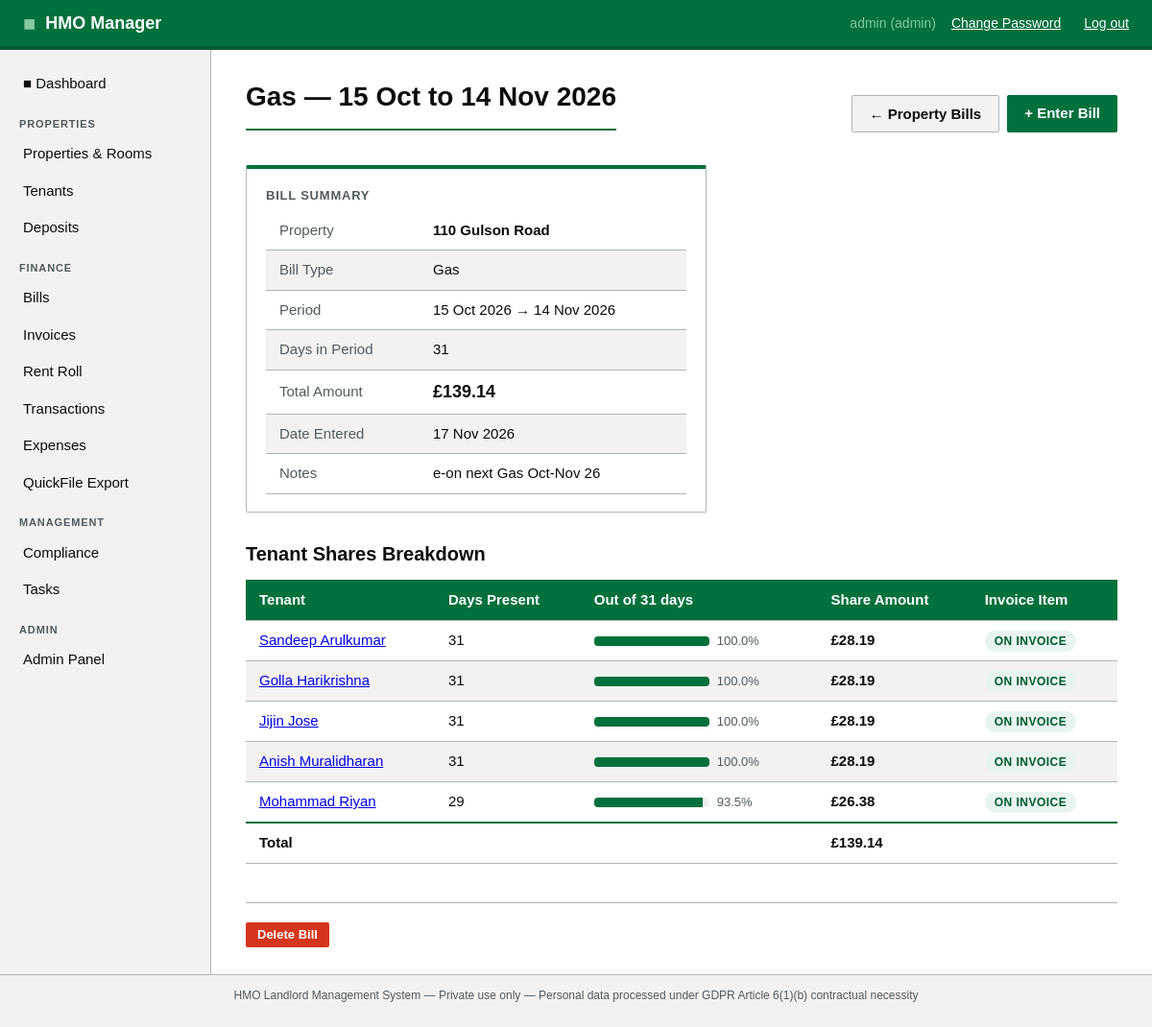
/bills/1 (signed in), run on the app's committed database.
### app/models.py (models this page shows, shortened)
class User(UserMixin, db.Model):
    __tablename__ = 'users'
    id = db.Column(db.Integer, primary_key=True)
    username = db.Column(db.String(64), unique=True, nullable=False)
    email = db.Column(db.String(120), unique=True, nullable=False)
    password_hash = db.Column(db.String(256), nullable=False)
    role = db.Column(db.String(20), default='landlord')  # admin / landlord / tenant
    is_active = db.Column(db.Boolean, default=True)
    created_at = db.Column(db.DateTime, default=datetime.utcnow)
    properties = db.relationship('Property', backref='owner', lazy='dynamic')
    tenants = db.relationship('Tenant', backref='landlord', lazy='dynamic',
                               foreign_keys='Tenant.user_id')

class Bill(db.Model):
    __tablename__ = 'bills'
    id = db.Column(db.Integer, primary_key=True)
    property_id = db.Column(db.Integer, db.ForeignKey('properties.id'), nullable=False)
    user_id = db.Column(db.Integer, db.ForeignKey('users.id'), nullable=False)
    bill_type = db.Column(db.String(30), nullable=False)  # gas / electric / council_tax
    amount = db.Column(db.Numeric(10, 2), nullable=False)
    period_start = db.Column(db.Date, nullable=False)
    period_end = db.Column(db.Date, nullable=False)
    days_in_period = db.Column(db.Integer)
    is_shared = db.Column(db.Boolean, default=True)
    date_entered = db.Column(db.Date, default=datetime.utcnow)
    notes = db.Column(db.Text)
    shares = db.relationship('BillTenantShare', backref='bill', lazy='dynamic',
                              cascade='all, delete-orphan')

class Property(db.Model):
    __tablename__ = 'properties'
    id = db.Column(db.Integer, primary_key=True)
    user_id = db.Column(db.Integer, db.ForeignKey('users.id'), nullable=False)
    address_line1 = db.Column(db.String(200), nullable=False)
    address_line2 = db.Column(db.String(200))
    city = db.Column(db.String(100))
    postcode = db.Column(db.String(20))
    property_ref = db.Column(db.String(50))
    created_at = db.Column(db.DateTime, default=datetime.utcnow)
    rooms = db.relationship('Room', backref='property', lazy='dynamic',
                             cascade='all, delete-orphan')
    bills = db.relationship('Bill', backref='property', lazy='dynamic')
    compliance_docs = db.relationship('ComplianceDocument', backref='property', lazy='dynamic')
    tasks = db.relationship('Task', backref='property', lazy='dynamic')

class BillTenantShare(db.Model):
    __tablename__ = 'bill_tenant_shares'
    id = db.Column(db.Integer, primary_key=True)
    bill_id = db.Column(db.Integer, db.ForeignKey('bills.id'), nullable=False)
    tenant_id = db.Column(db.Integer, db.ForeignKey('tenants.id'), nullable=False)
    contract_id = db.Column(db.Integer, db.ForeignKey('tenant_contracts.id'), nullable=False)
    days_present = db.Column(db.Integer)
    share_amount = db.Column(db.Numeric(10, 2))
    invoice_item_id = db.Column(db.Integer, db.ForeignKey('invoice_items.id'), nullable=True)

class Tenant(db.Model):
    __tablename__ = 'tenants'
    id = db.Column(db.Integer, primary_key=True)
    user_id = db.Column(db.Integer, db.ForeignKey('users.id'), nullable=False)
    portal_user_id = db.Column(db.Integer, db.ForeignKey('users.id'), nullable=True)
    first_name = db.Column(db.String(100), nullable=False)
    last_name = db.Column(db.String(100), nullable=False)
    email = db.Column(db.String(120))
    phone = db.Column(db.String(30))
    date_of_birth = db.Column(db.Date)
    nationality = db.Column(db.String(100))
    student_status = db.Column(db.String(20))  # Student / Non-student
    student_id = db.Column(db.String(50))
    university = db.Column(db.String(200))
    course_title = db.Column(db.String(200))
    council_tax_ref = db.Column(db.String(100))
    council_tax_number = db.Column(db.String(100))
    right_to_rent_ref = db.Column(db.String(100))
    home_address = db.Column(db.Text)
    home_country = db.Column(db.String(100))
    invoice_account_number = db.Column(db.String(50))
    is_active = db.Column(db.Boolean, default=True)
    has_left = db.Column(db.Boolean, default=False)
    council_informed_in = db.Column(db.Date)
    council_informed_left = db.Column(db.Date)
    rent_balance = db.Column(db.Numeric(10, 2), default=0.00)
    bill_balance = db.Column(db.Numeric(10, 2), default=0.00)
    gdpr_consent = db.Column(db.Boolean, default=False)
    gdpr_consent_date = db.Column(db.DateTime)
    created_at = db.Column(db.DateTime, default=datetime.utcnow)
    contracts = db.relationship('TenantContract', backref='tenant', lazy='dynamic',
                                 foreign_keys='TenantContract.tenant_id')
    deposits = db.relationship('Deposit', backref='tenant', lazy='dynamic')
    transactions = db.relationship('Transaction', backref='tenant', lazy='dynamic')
    tasks = db.relationship('Task', backref='tenant', lazy='dynamic')
    @property
    def full_name(self):
        return f'{self.first_name} {self.last_name}'

### app/bills/routes.py (the view)
@bills_bp.route('/<int:bill_id>')
@login_required
@landlord_required
def view(bill_id):
    bill = get_bill_or_404(bill_id)
    shares = BillTenantShare.query.filter_by(bill_id=bill.id).all()
    for share in shares:
        share.tenant = Tenant.query.get(share.tenant_id)
    return render_template('bills/view.html', bill=bill, shares=shares)

### app/templates/bills/view.html (shortened to what this page needs)
{% extends "base.html" %}
{% block content %}
<div class="flex-between mb-2">
    <h1>
        {{ bill.bill_type|replace('_',' ')|title }}
        &mdash; {{ bill.period_start.strftime('%d %b') }}
        to {{ bill.period_end.strftime('%d %b %Y') }}
    </h1>
    <div style="display:flex; gap:8px;">
        <a href="{{ url_for('bills.by_property', property_id=bill.property_id) }}"
           class="btn btn-secondary">&larr; Property Bills</a>
        <a href="{{ url_for('bills.add') }}" class="btn btn-primary">+ Enter Bill</a>
    </div>
</div>
<div class="card" style="max-width: 480px; margin-bottom: 28px;">
    <div class="card-title">Bill Summary</div>
    <table style="margin:0;">
        <tr>
            <td style="color:var(--text-secondary); width:160px;">Property</td>
            <td><strong>{{ bill.property.address_line1 }}</strong></td>
        </tr>
        <tr>
            <td style="color:var(--text-secondary);">Bill Type</td>
            <td>{{ bill.bill_type|replace('_',' ')|title }}</td>
        </tr>
        <tr>
            <td style="color:var(--text-secondary);">Period</td>
            <td>
                {{ bill.period_start.strftime('%d %b %Y') }}
                &rarr; {{ bill.period_end.strftime('%d %b %Y') }}
            </td>
        </tr>
        <tr>
            <td style="color:var(--text-secondary);">Days in Period</td>
            <td>{{ bill.days_in_period }}</td>
        </tr>
        <tr>
            <td style="color:var(--text-secondary);">Total Amount</td>
            <td><strong style="font-size:18px;">£{{ '%.2f'|format(bill.amount) }}</strong></td>
        </tr>
        <tr>
            <td style="color:var(--text-secondary);">Date Entered</td>
            <td>{{ bill.date_entered.strftime('%d %b %Y') if bill.date_entered else '—' }}</td>
        </tr>
        {% if bill.notes %}
        <tr>
            <td style="color:var(--text-secondary);">Notes</td>
            <td>{{ bill.notes }}</td>
        </tr>
        {% endif %}
    </table>
</div>
<h2>Tenant Shares Breakdown</h2>
{% if shares %}
<table>
    <thead>
        <tr>
            <th>Tenant</th>
            <th>Days Present</th>
            <th>Out of {{ bill.days_in_period }} days</th>
            <th>Share Amount</th>
            <th>Invoice Item</th>
        </tr>
    </thead>
    <tbody>
        {% set total_charged = namespace(val=0) %}
        {% for share in shares %}
        {% set total_charged.val = total_charged.val + share.share_amount %}
        <tr>
            <td>
                <a href="{{ url_for('tenants.view', tenant_id=share.tenant_id) }}">
                    {{ share.tenant.full_name if share.tenant else '—' }}
                </a>
            </td>
            <td>{{ share.days_present }}</td>
            <td>
                <div style="display:flex; align-items:center; gap:8px;">
                    <div style="background:var(--grey-light); border-radius:4px;
                                width:120px; height:10px; overflow:hidden;">
                        <div style="background:var(--green-primary); height:100%;
                                    width:{{ ((share.days_present / bill.days_in_period) * 100)|round }}%;">
                        </div>
                    </div>
                    <span style="font-size:13px; color:var(--text-secondary);">
                        {{ ((share.days_present / bill.days_in_period) * 100)|round(1) }}%
                    </span>
                </div>
            </td>
            <td><strong>£{{ '%.2f'|format(share.share_amount) }}</strong></td>
            <td>
                {% if share.invoice_item_id %}
                    <span class="badge badge-green">On Invoice</span>
                {% else %}
                    <span class="badge badge-grey">Pending</span>
                {% endif %}
            </td>
        </tr>
        {% endfor %}
    </tbody>
    <tfoot>
        <tr style="border-top: 2px solid var(--green-primary);">
            <td><strong>Total</strong></td>
            <td></td>
            <td></td>
            <td><strong>£{{ '%.2f'|format(total_charged.val) }}</strong></td>
            <td></td>
        </tr>
    </tfoot>
</table>
{% else %}
<div class="alert alert-warning">
    No tenant shares were calculated for this bill.
    This may be because no tenants had active contracts during this period.
</div>
{% endif %}
<div style="margin-top: 40px; border-top: 1px solid var(--border); padding-top: 20px;">
    <form method="POST" action="{{ url_for('bills.delete', bill_id=bill.id) }}"
          onsubmit="return confirm('Delete this bill and all its tenant shares?');">
        <button type="submit" class="btn btn-danger btn-sm">Delete Bill</button>
    </form>
</div>
{% endblock %}

### app/templates/base.html (shortened to what this page needs)
<!DOCTYPE html>
<html lang="en">
<head>
    <link rel="stylesheet" href="{{ url_for('static', filename='css/main.css') }}">
</head>
<body>
<header class="site-header">
    <div class="header-inner">
        <div class="logo">
            <span class="logo-mark">&#9632;</span>
            <span class="logo-text">HMO Manager</span>
        </div>
        {% if current_user.is_authenticated %}
        <nav class="header-nav">
            {% if current_user.role == 'tenant' %}
            <span class="user-info">&#128100; {{ current_user.username }}</span>
            {% else %}
            <span class="user-info">{{ current_user.username }} ({{ current_user.role }})</span>
            {% endif %}
            <a href="{{ url_for('auth.change_password') }}" class="btn-link" style="margin-right:8px;">Change Password</a>
            <a href="{{ url_for('auth.logout') }}" class="btn-link">Log out</a>
        </nav>
        {% endif %}
    </div>
</header>
<div class="layout">
    {% if current_user.is_authenticated %}
    <aside class="sidebar">
        <nav class="sidebar-nav">
            <ul>
            {% if current_user.role == 'tenant' %}
                <li><a href="{{ url_for('portal.index') }}" class="nav-link">&#9632; My Home</a></li>
                <li class="nav-section">My Tenancy</li>
                <li><a href="{{ url_for('portal.profile') }}" class="nav-link">My Details</a></li>
                <li><a href="{{ url_for('portal.contracts') }}" class="nav-link">My Contracts</a></li>
                <li class="nav-section">Finance</li>
                <li><a href="{{ url_for('portal.rent_roll') }}" class="nav-link">My Account</a></li>
                <li><a href="{{ url_for('portal.invoices') }}" class="nav-link">My Invoices</a></li>
                <li class="nav-section">Requests</li>
                <li><a href="{{ url_for('portal.tasks') }}" class="nav-link">My Requests</a></li>
                <li><a href="{{ url_for('portal.add_task') }}" class="nav-link">+ New Request</a></li>
            {% else %}
                <li><a href="{{ url_for('dashboard.index') }}" class="nav-link">&#9632; Dashboard</a></li>
                <li class="nav-section">Properties</li>
                <li><a href="{{ url_for('properties.index') }}" class="nav-link">Properties &amp; Rooms</a></li>
                <li><a href="{{ url_for('tenants.index') }}" class="nav-link">Tenants</a></li>
                <li><a href="{{ url_for('deposits.index') }}" class="nav-link">Deposits</a></li>
                <li class="nav-section">Finance</li>
                <li><a href="{{ url_for('bills.index') }}" class="nav-link">Bills</a></li>
                <li><a href="{{ url_for('invoices.index') }}" class="nav-link">Invoices</a></li>
                <li><a href="{{ url_for('invoices.rent_roll') }}" class="nav-link">Rent Roll</a></li>
                <li><a href="{{ url_for('transactions.index') }}" class="nav-link">Transactions</a></li>
                <li><a href="{{ url_for('expenses.index') }}" class="nav-link">Expenses</a></li>
                <li><a href="{{ url_for('reports.index') }}" class="nav-link">QuickFile Export</a></li>
                <li class="nav-section">Management</li>
                <li><a href="{{ url_for('compliance.index') }}" class="nav-link">Compliance</a></li>
                <li><a href="{{ url_for('tasks.index') }}" class="nav-link">Tasks</a></li>
                {% if current_user.role == 'admin' %}
                <li class="nav-section">Admin</li>
                <li><a href="{{ url_for('admin.index') }}" class="nav-link">Admin Panel</a></li>
                {% endif %}
            {% endif %}
            </ul>
        </nav>
    </aside>
    {% endif %}
    <main class="main-content">
        {% block content %}{% endblock %}
    </main>
</div>
<footer class="site-footer">
    <p>HMO Landlord Management System &mdash; Private use only &mdash;
    Personal data processed under GDPR Article 6(1)(b) contractual necessity</p>
</footer>
</body>
</html>

### data on the page
User: username "admin", role "admin"
Bill: bill_type "Gas", period_start "15 Oct", period_end "14 Nov 2026", period_start "15 Oct 2026", days_in_period "31", amount "139.14", date_entered "17 Nov 2026", notes "e-on next Gas Oct-Nov 26"
Property: property.address_line1 "110 Gulson Road"
BillTenantShare: tenant "Sandeep Arulkumar", days_present "31", ((share.days_present/bill.days_in_period)*100)|round(1) "100.0", share_amount "28.19", shows "ON INVOICE"
BillTenantShare: tenant "Golla Harikrishna", days_present "31", ((share.days_present/bill.days_in_period)*100)|round(1) "100.0", share_amount "28.19", shows "ON INVOICE"
BillTenantShare: tenant "Jijin Jose", days_present "31", ((share.days_present/bill.days_in_period)*100)|round(1) "100.0", share_amount "28.19", shows "ON INVOICE"
BillTenantShare: tenant "Anish Muralidharan", days_present "31", ((share.days_present/bill.days_in_period)*100)|round(1) "100.0", share_amount "28.19", shows "ON INVOICE"
BillTenantShare: tenant "Mohammad Riyan", days_present "29", ((share.days_present/bill.days_in_period)*100)|round(1) "93.5", share_amount "26.38", shows "ON INVOICE"

### other printed values
{{ '%.2f'|format(total_charged.val) }} "139.14"
